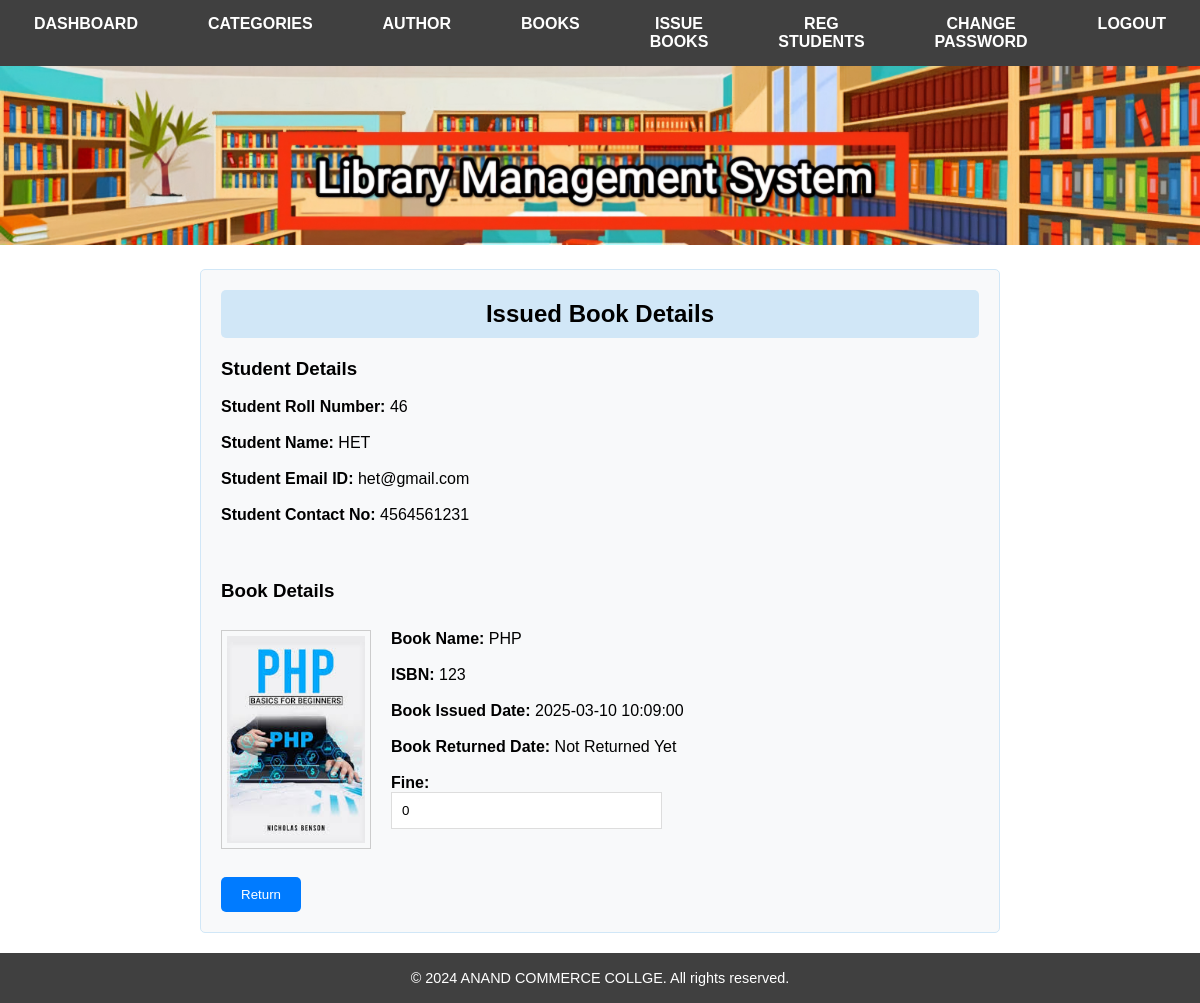
/admin/edit_issuebook.php?edi=1, run on the app's committed database.
### tables this page shows
CREATE TABLE `issuedbook` (
  `id` int(11) NOT NULL,
  `BookId` int(11) NOT NULL,
  `roll_no` varchar(150) NOT NULL,
  `IssuesDate` timestamp NOT NULL DEFAULT current_timestamp(),
  `ReturnDate` timestamp NULL DEFAULT NULL ON UPDATE current_timestamp(),
  `RetrunStatus` int(1) NOT NULL DEFAULT 0,
  `fine` int(11) NOT NULL
);

CREATE TABLE `student` (
  `roll_no` int(10) NOT NULL,
  `f_name` varchar(50) NOT NULL,
  `email_id` varchar(30) NOT NULL,
  `m_no` varchar(10) NOT NULL,
  `password` varchar(10) NOT NULL,
  `gender` varchar(10) NOT NULL,
  `field` varchar(50) NOT NULL,
  `reg_date` datetime NOT NULL DEFAULT current_timestamp(),
  `img` varchar(250) NOT NULL
);

CREATE TABLE `addbooks` (
  `id` int(11) NOT NULL,
  `BookName` varchar(255) NOT NULL,
  `CatId` int(11) NOT NULL,
  `AuthorId` int(11) NOT NULL,
  `ISBNNumber` varchar(25) NOT NULL,
  `BookPrice` decimal(10,2) NOT NULL,
  `bookImage` varchar(250) NOT NULL,
  `isIssued` int(1) NOT NULL,
  `RegDate` timestamp NOT NULL DEFAULT current_timestamp(),
  `pdate` date NOT NULL
);

### admin/edit_issuebook.php (the view, shortened to what this page needs)
<?php
$conn = mysqli_connect("localhost", "root", "", "proj_libraryy");
?>
<!DOCTYPE html>
<html lang="en">
<head>
</head>
<body>
    <?php include("adminbar.php"); ?>
    <form action="" method="POST" onsubmit="return validateForm()">
        <div style="border: 1px solid #d1e7f7; border-radius: 5px; padding: 20px; background-color: #f8f9fa; width: 800px; margin: 20px auto;">
            <h2 style="background-color: #d1e7f7; padding: 10px; border-radius: 5px; text-align: center;">Issued Book Details</h2>
            <?php
            $id = $_GET['edi'];
            $sql = "SELECT issuedbook.id, issuedbook.fine, student.f_name, student.email_id, student.m_no, student.roll_no,
                           addbooks.BookName, addbooks.id as bid, addbooks.ISBNNumber, issuedbook.IssuesDate, issuedbook.ReturnDate,
                           addbooks.bookImage, issuedbook.RetrunStatus
                    FROM issuedbook
                    JOIN addbooks ON issuedbook.BookId = addbooks.id
                    JOIN student ON issuedbook.roll_no = student.roll_no
                    WHERE issuedbook.id = '$id';";
            $result = mysqli_query($conn, $sql);
            if (mysqli_num_rows($result) > 0) {
                $row = mysqli_fetch_assoc($result);
            ?>
            <div style="margin-top: 20px;">
                <h3>Student Details</h3><br>
                <p><strong>Student Roll Number:</strong> <?php echo htmlspecialchars($row['roll_no']); ?></p><br>
                <p><strong>Student Name:</strong> <?php echo htmlspecialchars($row['f_name']); ?></p><br>
                <p><strong>Student Email ID:</strong> <?php echo htmlspecialchars($row['email_id']); ?></p><br>
                <p><strong>Student Contact No:</strong> <?php echo htmlspecialchars($row['m_no']); ?></p><br><br>
            </div>
            <div style="margin-top: 20px;">
                <h3>Book Details</h3><br>
                <div style="display: flex; align-items: flex-start; margin-top: 10px;">
                    <div>
                        <img src="<?php echo htmlspecialchars($row['bookImage']); ?>" alt="Book Image" style="width: 150px; height: auto; border: 1px solid #ccc; padding: 5px;">
                    </div>
                    <div style="margin-left: 20px;">
                        <p><strong>Book Name:</strong> <?php echo htmlspecialchars($row['BookName']); ?></p><br>
                        <p><strong>ISBN:</strong> <?php echo htmlspecialchars($row['ISBNNumber']); ?></p><br>
                        <p><strong>Book Issued Date:</strong> <?php echo htmlspecialchars($row['IssuesDate']); ?></p><br>
                        <p><strong>Book Returned Date:</strong>
                            <?php echo ($row['ReturnDate'] == "") ? "Not Returned Yet" : htmlspecialchars($row['ReturnDate']); ?>
                        </p><br>
                        <p><strong>Fine:</strong>
                            <input type="text" name="fine" id="fine" value="<?php echo htmlspecialchars($row['fine']); ?>">
                        </p><br>
                    </div>
                </div>
            </div>
            <div style="margin-top: 20px;">
                <?php if (!$row['RetrunStatus']) { ?>
                    <button type="submit" name="return" style="padding: 10px 20px; background-color: #007bff; color: white; border: none; border-radius: 5px; cursor: pointer;">Return</button>
                <?php } else { ?>
                    <p style="color: green;">Book Already Returned</p>
                <?php } ?>
            </div>
            <?php } ?>
        </div>
    </form>
    <?php include("hedfoot/footer.php"); ?>
</body>
</html>

### StyleSheet.css (style rules this page uses)
* { margin: 0; padding: 0; box-sizing: border-box; }
body { font-family: Arial, sans-serif; display: flex; flex-direction: column; min-height: 100vh; }
input { width: calc(100% - 22px); padding: 10px; margin-bottom: 10px; border: 1px solid #ddd; }
button { padding: 10px 15px; background-color: #333; color: #fff; border: none; cursor: pointer; }
h2 { margin-bottom: 20px; }

### data on the page
issuedbook: student.roll_no "46", student.f_name "HET", student.email_id "het@gmail.com", student.m_no "4564561231", addbooks.bookImage (picture), addbooks.BookName "PHP", addbooks.ISBNNumber "123", IssuesDate "2025-03-10 10:09:00", fine "0"
